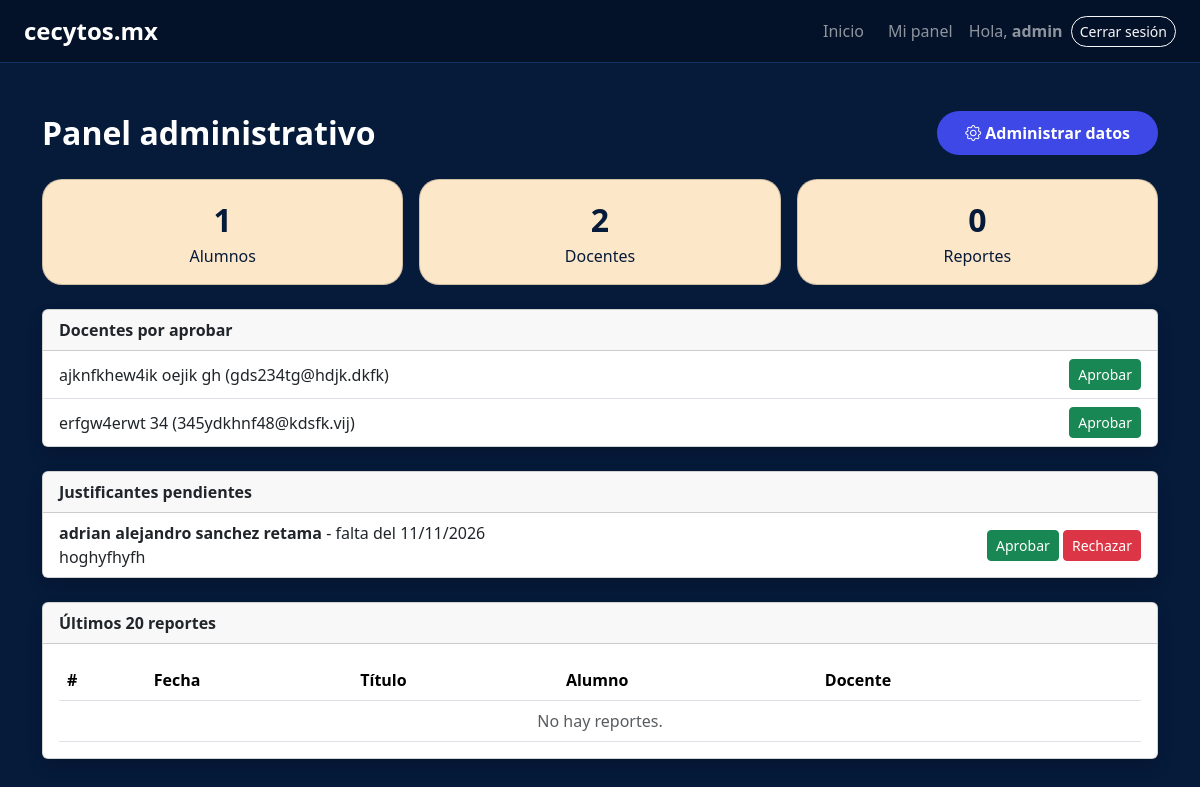
The app's page /administrativo/ (signed in) with its own data.
### blog/models.py (models this page shows, shortened)
class Docente(models.Model):
    usuario = models.OneToOneField(
        settings.AUTH_USER_MODEL, on_delete=models.CASCADE,
        null=True, blank=True, related_name="docente",
    )
    id_docente = models.AutoField(primary_key=True)
    nombre_docente = models.CharField(max_length=100)
    edad_docente = models.PositiveIntegerField(blank=True, null=True)
    curp_docente = models.CharField(max_length=18, unique=True, blank=True, null=True)
    correo_docente = models.EmailField(unique=True)
    telefono_docente = models.CharField(max_length=15, blank=True, null=True)
    materia_docente = models.CharField(max_length=50, blank=True, null=True)
    carrera_docente = models.CharField(max_length=50, blank=True, null=True)

class Justificante(models.Model):
    class Estado(models.TextChoices):
        PENDIENTE = "pendiente", "Pendiente"
        APROBADO = "aprobado", "Aprobado"
        RECHAZADO = "rechazado", "Rechazado"
    alumno = models.ForeignKey(Alumno, on_delete=models.CASCADE, related_name="justificantes")
    fecha_falta = models.DateField()
    motivo = models.TextField()
    comprobante = models.FileField(
        upload_to="justificantes/", blank=True, null=True,
        validators=[FileExtensionValidator(["pdf", "jpg", "jpeg", "png"])],
    )
    estado = models.CharField(max_length=10, choices=Estado.choices, default=Estado.PENDIENTE)
    fecha_solicitud = models.DateTimeField(auto_now_add=True)
    class Meta:
        ordering = ["-fecha_solicitud"]

class Alumno(models.Model):
    usuario = models.OneToOneField(
        settings.AUTH_USER_MODEL, on_delete=models.CASCADE,
        null=True, blank=True, related_name="alumno",
    )
    num_control_alumno = models.CharField(max_length=20, primary_key=True, unique=True)
    nombre_alumno = models.CharField(max_length=100)
    edad_alumno = models.PositiveIntegerField()
    fecha_nacimiento_alumno = models.DateField(blank=True, null=True)
    grado_alumno = models.PositiveIntegerField()
    grupo_alumno = models.CharField(max_length=10)
    turno_alumno = models.CharField(max_length=20, blank=True, null=True)
    carrera_alumno = models.CharField(max_length=50, blank=True, null=True)
    curp_alumno = models.CharField(max_length=18, unique=True, blank=True, null=True)
    correo_alumno = models.EmailField(unique=True)
    telefono_alumno = models.CharField(max_length=15, blank=True, null=True)
    direccion_alumno = models.TextField(blank=True, null=True)
    def __str__(self):
        return self.nombre_alumno

### blog/views.py (the view)
# urls.py: path('administrativo/', views.panel_admin, name='panel_admin'),
@requiere_rol('admin')
def panel_admin(request):
    return render(request, 'blog/panel_admin.html', {
        'total_alumnos': Alumno.objects.count(),
        'total_docentes': Docente.objects.count(),
        'total_reportes': Reporte.objects.count(),
        'docentes_pendientes': Docente.objects.filter(usuario__is_active=False),
        'justificantes': Justificante.objects.filter(
            estado=Justificante.Estado.PENDIENTE).select_related('alumno'),
        'reportes': Reporte.objects.select_related(
            'alumno_reporte', 'docente_reporte').order_by('-num_reporte')[:20],
    })

### blog/roles.py (called while the page is built)
def rol_de(user):
    if not user.is_authenticated:
        return None
    if user.is_staff or hasattr(user, 'administrador'):
        return 'admin'
    for rol in ('docente', 'tutor', 'alumno'):
        if hasattr(user, rol):
            return rol
    return None

def requiere_rol(rol):
    def decorador(vista):
        @wraps(vista)
        @login_required
        def envoltura(request, *args, **kwargs):
            if rol_de(request.user) != rol:
                raise PermissionDenied
            return vista(request, *args, **kwargs)
        return envoltura
    return decorador

def contexto_rol(request):
    return {'rol': rol_de(request.user)}

### blog/templates/blog/panel_admin.html (shortened to what this page needs)
{% extends 'blog/base.html' %}
{% block content %}
<div class="d-flex flex-wrap justify-content-between align-items-center gap-2 mb-4">
    <h2 class="fw-bold mb-0">Panel administrativo</h2>
    {% if user.is_staff %}
        <a href="{% url 'admin:index' %}" class="btn btn-cecytos"><i class="bi bi-gear me-1"></i>Administrar datos</a>
    {% endif %}
</div>
<div class="row g-3 mb-4 text-center">
    <div class="col-md-4"><div class="card card-crema p-3"><div class="fs-2 fw-bold">{{ total_alumnos }}</div>Alumnos</div></div>
    <div class="col-md-4"><div class="card card-crema p-3"><div class="fs-2 fw-bold">{{ total_docentes }}</div>Docentes</div></div>
    <div class="col-md-4"><div class="card card-crema p-3"><div class="fs-2 fw-bold">{{ total_reportes }}</div>Reportes</div></div>
</div>
<div class="card shadow mb-4">
    <div class="card-header fw-bold">Docentes por aprobar</div>
    <ul class="list-group list-group-flush">
        {% for d in docentes_pendientes %}
            <li class="list-group-item d-flex justify-content-between align-items-center">
                <span>{{ d.nombre_docente }} ({{ d.correo_docente }})</span>
                <form method="post" action="{% url 'aprobar_docente' d.pk %}">
                    <button type="submit" class="btn btn-success btn-sm">Aprobar</button>
                </form>
            </li>
        {% empty %}
            <li class="list-group-item text-muted">No hay cuentas pendientes.</li>
        {% endfor %}
    </ul>
</div>
<div class="card shadow mb-4">
    <div class="card-header fw-bold">Justificantes pendientes</div>
    <ul class="list-group list-group-flush">
        {% for j in justificantes %}
            <li class="list-group-item d-flex flex-wrap justify-content-between align-items-center gap-2">
                <div>
                    <strong>{{ j.alumno }}</strong> - falta del {{ j.fecha_falta|date:"d/m/Y" }}<br>
                    {{ j.motivo }}
                </div>
                <form method="post" action="{% url 'revisar_justificante' j.pk %}">
                    <button type="submit" name="decision" value="aprobado" class="btn btn-success btn-sm">Aprobar</button>
                    <button type="submit" name="decision" value="rechazado" class="btn btn-danger btn-sm">Rechazar</button>
                </form>
            </li>
        {% empty %}
            <li class="list-group-item text-muted">No hay justificantes pendientes.</li>
        {% endfor %}
    </ul>
</div>
<div class="card shadow">
    <div class="card-header fw-bold">Últimos 20 reportes</div>
    <div class="card-body">{% include 'blog/_tabla_reportes.html' %}</div>
</div>
{% endblock %}

### blog/templates/blog/base.html (shortened to what this page needs)
<!DOCTYPE html>
<html lang="es">
<head>
    <link href="https://cdn.jsdelivr.net/npm/bootstrap@5.3.3/dist/css/bootstrap.min.css" rel="stylesheet">
    <link href="https://cdn.jsdelivr.net/npm/bootstrap-icons@1.11.3/font/bootstrap-icons.min.css" rel="stylesheet">
</head>
<body>
    <nav class="navbar navbar-expand-lg navbar-dark navbar-cecytos px-4">
        <a class="navbar-brand fw-bold fs-4" href="{% url 'index' %}">cecytos.mx</a>
        <div class="collapse navbar-collapse justify-content-end" id="navbarNav">
            <ul class="navbar-nav gap-2 align-items-lg-center">
                <li class="nav-item"><a class="nav-link" href="{% url 'index' %}">Inicio</a></li>
                {% if user.is_authenticated %}
                    <li class="nav-item"><a class="nav-link" href="{% url 'panel' %}">Mi panel</a></li>
                    <li class="nav-item"><span class="navbar-text">Hola, <strong>{{ user.username }}</strong></span></li>
                    <li class="nav-item">
                        <form action="{% url 'logout' %}" method="post">
                            <button type="submit" class="btn btn-outline-light btn-sm rounded-pill">Cerrar sesión</button>
                        </form>
                    </li>
                {% else %}
                    <li class="nav-item"><a class="nav-link" href="{% url 'login' %}">Inicio de Sesión</a></li>
                    <li class="nav-item"><a class="nav-link" href="{% url 'registro' %}">Registro</a></li>
                {% endif %}
            </ul>
        </div>
    </nav>
    <main class="container py-5">
        {% block content %}{% endblock %}
    </main>
</body>
</html>

### blog/templates/blog/_tabla_reportes.html
<div class="table-responsive">
    <table class="table table-hover align-middle mb-0">
        <thead>
            <tr><th>#</th><th>Fecha</th><th>Título</th><th>Alumno</th><th>Docente</th><th></th></tr>
        </thead>
        <tbody>
            {% for r in reportes %}
                <tr>
                    <td>{{ r.num_reporte }}</td>
                    <td>{{ r.fecha_reporte|date:"d/m/Y" }}</td>
                    <td>{{ r.titulo_reporte }}</td>
                    <td>{{ r.alumno_reporte }}</td>
                    <td>{{ r.docente_reporte|default:"Sin asignar" }}</td>
                    <td><a href="{% url 'reporte_detalle' r.pk %}" class="btn btn-outline-primary btn-sm">Ver</a></td>
                </tr>
            {% empty %}
                <tr><td colspan="6" class="text-center text-muted">No hay reportes.</td></tr>
            {% endfor %}
        </tbody>
    </table>
</div>

### blog/templates/blog/base.html (style rules this page uses)
body { background-color: #061a3a; color: #ffffff; font-family: 'Segoe UI', Tahoma, Geneva, Verdana, sans-serif; }
.btn-cecytos { background-color: #3d48e6; color: white; border-radius: 50px; font-weight: 600; padding: 10px 28px; border: none; }
.card-crema { background-color: #fce7c8; color: #061a3a; border-radius: 20px; }
.navbar-cecytos { background-color: #041229; border-bottom: 1px solid #133163; }

### records on screen
Docente: nombre_docente "ajknfkhew4ik oejik gh", correo_docente "gds234tg@hdjk.dkfk"
Docente: nombre_docente "erfgw4erwt 34", correo_docente "345ydkhnf48@kdsfk.vij"
Justificante: alumno "adrian alejandro sanchez retama", fecha_falta "11/11/2026", motivo "hoghyfhyfh"

### other values on screen
{{ user.username }} "admin"
{{ total_alumnos }} "1"
{{ total_docentes }} "2"
{{ total_reportes }} "0"
